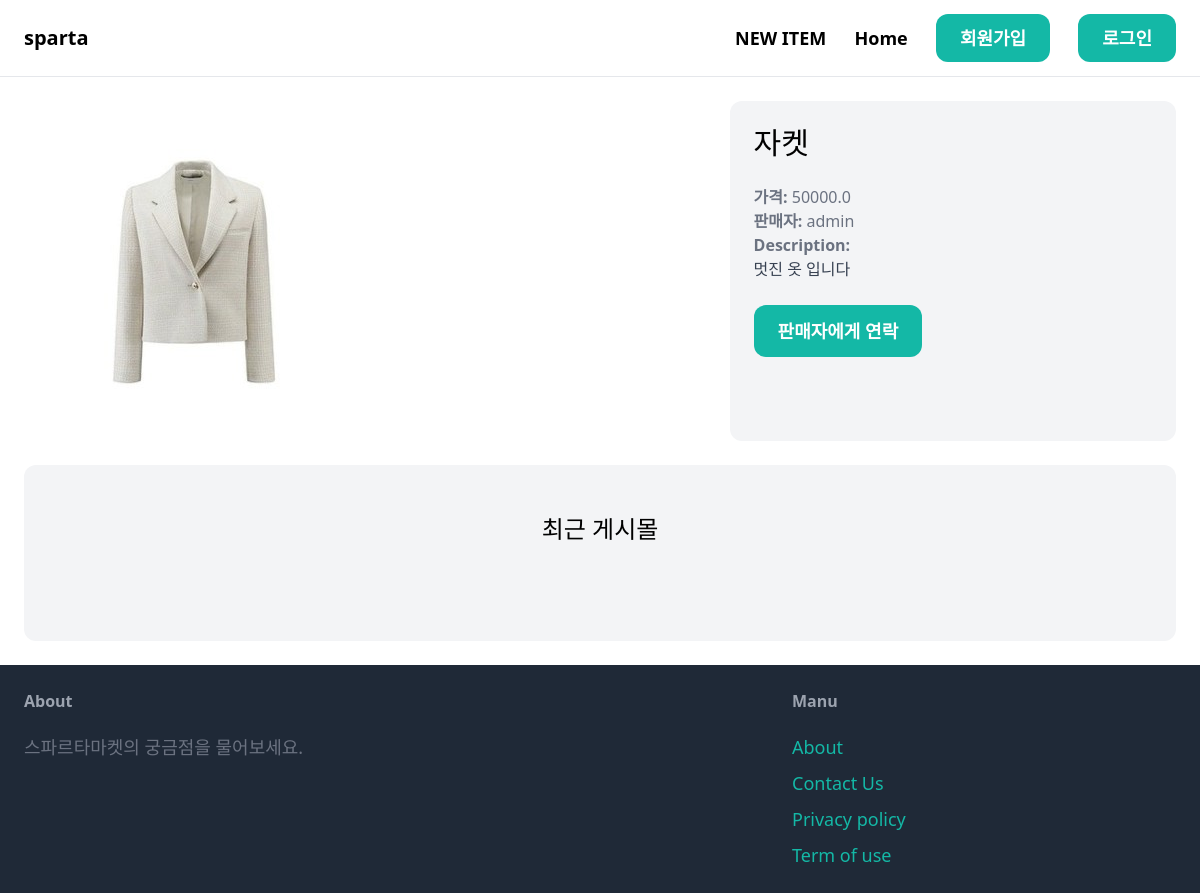
Screenshot of /items/2/ with the database file from the repository.
### item/models.py (models this page shows, shortened)
class Item(models.Model):
    category = models.ForeignKey(Category, related_name='items', on_delete=models.CASCADE)
    name = models.CharField(max_length=255)
    description = models.TextField(blank=True, null=True)
    price = models.FloatField()
    image = models.ImageField(upload_to='item_image', blank=True, null=True)
    is_sold = models.BooleanField(default=False)
    created_by = models.ForeignKey(User, related_name='items', on_delete=models.CASCADE)
    created_at = models.DateTimeField(auto_now_add=True)

### item/views.py (the view)
# urls.py: path('<int:pk>/', views.detail, name='detail'),
def detail(request, pk):
    item = get_object_or_404(Item, pk=pk)
    related_items = Item.objects.filter(category=item.category, is_sold=False).exclude(pk=pk)[0:3]
    return render(request, 'item/detail.html', {
        'item': item,
        'related_items': related_items
    })

### item/templates/item/detail.html (shortened to what this page needs)
{% extends 'core/base.html' %}
{% block content %}
    <div class="grid grid-cols-5 gap-6">
        <div class="col-span-3">
            <img src="{{ item.image.url }}" class="rounded-xl">
        </div>
        <div class="col-span-2 p-6 bg-gray-100 rounded-xl">
            <h1 class="mb-6 text-3xl">{{ item.name }}</h1>
            <p class="text-gray-500"><strong>가격: </strong>{{ item.price }}</p>
            <p class="text-gray-500"><strong>판매자: </strong>{{ item.created_by.username }}</p>
            {% if item.description %}
                <p class="text-gray-700">
                    <strong class="text-gray-500">Description:</strong><br>
                    {{ item.description }}
                </p>
            {% endif %}
            <a href="#" class="inline-block mt-6 px-6 py-3 text-lg font-semibold bg-teal-500 text-white rounded-xl hover:bg-teal-700">판매자에게 연락</a>
        </div>
    </div>
        <div class="mt-6 px-6 py-12 bg-gray-100 rounded-xl">
            <h2 class="mb-12 text-2xl text-center">최근 게시몰</h2>
        </div>
{% endblock %}

### rows the page displays
Item: image (picture), name "자켓", price "50000.0", created_by.username "admin", description "멋진 옷 입니다"
